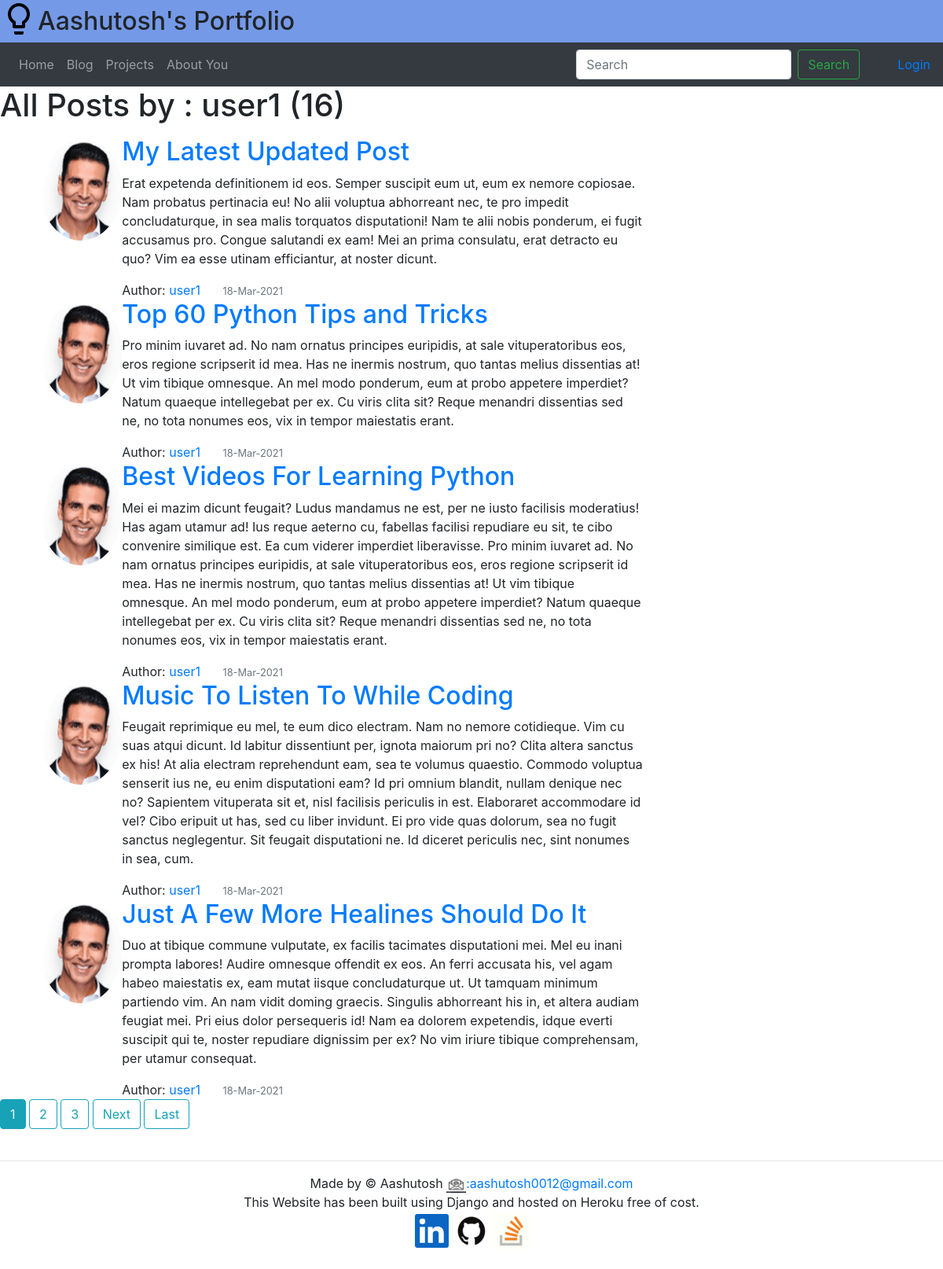
Page /blog/user/user1/ on the committed database.
### blog/models.py (models this page shows, shortened)
class Post(models.Model):
	title = models.CharField(max_length=100)
	content = models.TextField()
	date_posted = models.DateTimeField(default=timezone.now)
	author = models.ForeignKey(User,on_delete=models.CASCADE)

### user/models.py (models this page shows, shortened)
class Profile(models.Model):
	user = models.OneToOneField(User, on_delete=models.CASCADE)
	image = models.ImageField(default='profile_pics/default.jpg', upload_to='profile_pics')

### blog/views.py (the view)
# urls.py: path('user/<str:username>/', UserPostListView.as_view(), name="user-posts"),
class UserPostListView(ListView):
	model = Post
	context_object_name='posts'
	template_name = 'blog/user_posts.html'
	paginate_by = 5
	def get_queryset(self):
		user = get_object_or_404(User, username=self.kwargs.get('username'))
		return Post.objects.filter(author=user).order_by('-date_posted')

### blog/templates/blog/user_posts.html (shortened to what this page needs)
{% extends 'blog/base.html' %}
{% block content %}
	<h1 class="mb-3">All Posts by : {{ view.kwargs.username }} ({{ page_obj.paginator.count }})</h1>
	<div class="row d-flex justify-content-center col-md-9">
		{% for post in posts %}
			<article class=" media content-section col-md-11 ">
				<img class="rounded-circle article-img" src="{{ post.author.profile.image.url }}">
				<div class="media-body ">
					<h2><a class="article-title" href="{% url 'post-detail' post.id %}">{{ post.title }}</a></h2>
					<p class="article-content">{{ post.content }}</p>
					<div class="metadata">Author:
						<a class="mr-4" href="{% url 'user-posts' post.author.username %}">{{ post.author }}</a>
						<small class="text-muted">{{ post.date_posted | date:'j-M-Y' }}</small>
					</div>
				</div>
			</article>
		{% endfor %}
	</div>
	{% if is_paginated %}
		    {% for num in page_obj.paginator.page_range %}
		    	{% if page_obj.number == num %}
		        	<a class="btn btn-info mb-4" href="?page={{ num }}">{{ num }}</a>
		        {% elif num > page_obj.number|add:'-3' and num < page_obj.number|add:'3' %}
		        	<a class="btn btn-outline-info mb-4" href="?page={{ num }}">{{ num }}</a>
		        {% endif %}
		    {% endfor %}
		    {% if page_obj.has_next %}
		        <a class="btn btn-outline-info mb-4" href="?page={{ page_obj.next_page_number }}">Next</a>
		        <a class="btn btn-outline-info mb-4" href="?page={{ page_obj.paginator.num_pages }}">Last</a>
		     {% endif %}
    {% endif %}
{% endblock %}

### blog/templates/blog/base.html (shortened to what this page needs)
{% load static %}
<!DOCTYPE html>
<html lang="en">
  <head>
    <link rel="stylesheet" href="https://cdn.jsdelivr.net/npm/bootstrap@4.6.0/dist/css/bootstrap.min.css">
    <link rel="stylesheet" href="{% static 'css/base.css' %}">
  </head>
  <body>
    <div id="container" class="d-flex flex-column">
      <div id="navbar">
        <header class="d-flex mb-0" style="background-color:#7499E7 ">
          <img src="{% static 'images/bulb2.png' %}" style="height: 3em">
          <h2 class="pt-2">
            Aashutosh's Portfolio
          </h2>
        </header>
        <nav class="navbar navbar-expand-md navbar-dark bg-dark sticky-top">
          <div class="collapse navbar-collapse" id="navbarSupportedContent">
            <ul class="navbar-nav mr-auto">
              <li class="nav-item ">
                <a class="nav-link" href="{% url 'index' %}">Home <span class="sr-only">(current)</span></a>
              </li>
              <li class="nav-item">
                <a class="nav-link" href="{% url 'blog-home' %}">Blog</a>
              </li>
              <li class="nav-item">
                <a class="nav-link" href="{% url 'projects' %}">Projects</a>
              </li>
              <li class="nav-item">
                <a class="nav-link" href="{% url 'about' %}">About You</a>
              </li>
            </ul>
            <form class="form-inline my-2 my-lg-0 mr-5">
              <input class="form-control mr-sm-2" type="search" placeholder="Search" aria-label="Search">
              <button class="btn btn-outline-success my-2 my-sm-0" type="submit">Search</button>
            </form>
            {% if user.is_authenticated %}
              <div class="navbar-nav">
                <div class="nav-item dropdown">
                  <a class="nav-link dropdown-toggle" href="#" id="navbarDropdown" role="button" data-toggle="dropdown" aria-haspopup="true" aria-expanded="false">
                    <img class="rounded-circle avatar" src="{{ user.profile.image.url }}" width=37px height=37px>
                    {{request.user}}
                  </a>
                  <div class="dropdown-menu" aria-labelledby="navbarDropdown">
                    <a class="dropdown-item" href="{% url 'profile' %}">Profile</a>
                    {% if user.is_staff %}
                      <a class="dropdown-item" href="{% url 'admin:index' %}">Admin</a>
                    {% endif %}
                    <a class="dropdown-item" href="{% url 'logout' %}">Logout</a>
                  </div>
                </div>
              </div>
            {% else %}
              <div class="navbar-nav">
                <a class="nav-item" href="{% url 'login' %}">Login</a>
              </div>
            {% endif %}
          </div>
        </nav>
      <div>
      <div id="content" style="min-height:66vh">
        {% block content %} {% endblock %}
      </div>
      <footer id="#footer" class=" text-center my-0" >
        <hr>
        <p class="my-0">Made by &copy Aashutosh <a href="mailto:aashutosh0012@gmail.com" class="text-decoration-none"><img src="{% static 'images/email_20.png' %}">:aashutosh0012@gmail.com</a></p>
        <p class="my-0">This Website has been built using Django and hosted on Heroku free of cost.</p>
        <a href="https://www.linkedin.com/in/aashutosh0012/" target="_blank" rel="noopener noreferrer"><img src="{% static 'images/linkedin.png' %}"></a>
        <a href="https://github.com/aashutosh0012" target="_blank" rel="noopener noreferrer"><img src="{% static 'images/github.png' %}"></a>
        <a href="https://stackoverflow.com/users/9105232/aashutosh" target="_blank" rel="noopener noreferrer"><img src="{% static 'images/stackoverflow.png' %}"></a>
      </footer>
      <br>
     </div>
  </body>
</html>

### rows in the picture
Post: author.profile.image (placeholder picture), title "My Latest Updated Post", content "Erat expetenda definitionem id eos. Semper suscipit eum ut, eum ex nemore copiosae. Nam probatus pertinacia eu! No alii voluptua abhorreant nec, te pro impedit concludaturque, in sea malis torquatos disputationi! Nam te alii nobis ponderum, ei fugit accusamus pro. Congue salutandi ex eam! Mei an prima consulatu, erat detracto eu quo? Vim ea esse utinam efficiantur, at noster dicunt.", author "user1", date_posted "18-Mar-2021"
Post: author.profile.image (placeholder picture), title "Top 60 Python Tips and Tricks", content "Pro minim iuvaret ad. No nam ornatus principes euripidis, at sale vituperatoribus eos, eros regione scripserit id mea. Has ne inermis nostrum, quo tantas melius dissentias at! Ut vim tibique omnesque. An mel modo ponderum, eum at probo appetere imperdiet? Natum quaeque intellegebat per ex. Cu viris clita sit? Reque menandri dissentias sed ne, no tota nonumes eos, vix in tempor maiestatis erant.", author "user1", date_posted "18-Mar-2021"
Post: author.profile.image (placeholder picture), title "Best Videos For Learning Python", content "Mei ei mazim dicunt feugait? Ludus mandamus ne est, per ne iusto facilisis moderatius! Has agam utamur ad! Ius reque aeterno cu, fabellas facilisi repudiare eu sit, te cibo convenire similique est. Ea cum viderer imperdiet liberavisse. Pro minim iuvaret ad. No nam ornatus principes euripidis, at sale vituperatoribus eos, eros regione scripserit id mea. Has ne inermis nostrum, quo tantas melius dissentias at! Ut vim tibique omnesque. An mel modo ponderum, eum at probo appetere imperdiet? Natum quaeque intellegebat per ex. Cu viris clita sit? Reque menandri dissentias sed ne, no tota nonumes eos, vix in tempor maiestatis erant.", author "user1", date_posted "18-Mar-2021"
Post: author.profile.image (placeholder picture), title "Music To Listen To While Coding", content "Feugait reprimique eu mel, te eum dico electram. Nam no nemore cotidieque. Vim cu suas atqui dicunt. Id labitur dissentiunt per, ignota maiorum pri no? Clita altera sanctus ex his! At alia electram reprehendunt eam, sea te volumus quaestio. Commodo voluptua senserit ius ne, eu enim disputationi eam? Id pri omnium blandit, nullam denique nec no? Sapientem vituperata sit et, nisl facilisis periculis in est. Elaboraret accommodare id vel? Cibo eripuit ut has, sed cu liber invidunt. Ei pro vide quas dolorum, sea no fugit sanctus neglegentur. Sit feugait disputationi ne. Id diceret periculis nec, sint nonumes in sea, cum.", author "user1", date_posted "18-Mar-2021"
Post: author.profile.image (placeholder picture), title "Just A Few More Healines Should Do It", content "Duo at tibique commune vulputate, ex facilis tacimates disputationi mei. Mel eu inani prompta labores! Audire omnesque offendit ex eos. An ferri accusata his, vel agam habeo maiestatis ex, eam mutat iisque concludaturque ut. Ut tamquam minimum partiendo vim. An nam vidit doming graecis. Singulis abhorreant his in, et altera audiam feugiat mei. Pri eius dolor persequeris id! Nam ea dolorem expetendis, idque everti suscipit qui te, noster repudiare dignissim per ex? No vim iriure tibique comprehensam, per utamur consequat.", author "user1", date_posted "18-Mar-2021"

### other values in the picture
{{ view.kwargs.username }} "user1"
{{ page_obj.paginator.count }} "16"
{{ num }} "1"
{{ num }} "2" "3"
